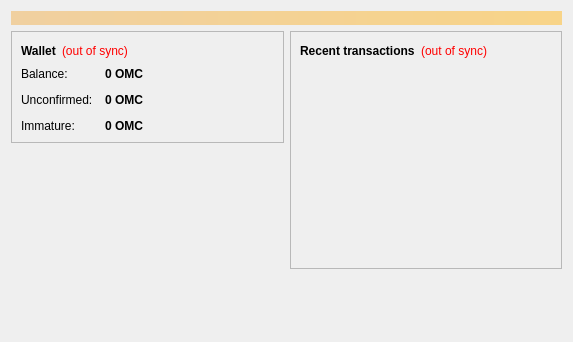
<?xml version="1.0" encoding="UTF-8"?>
<ui version="4.0">
 <class>OverviewPage</class>
 <widget class="QWidget" name="OverviewPage">
  <property name="geometry">
   <rect>
    <x>0</x>
    <y>0</y>
    <width>573</width>
    <height>342</height>
   </rect>
  </property>
  <property name="windowTitle">
   <string>Form</string>
  </property>
  <layout class="QVBoxLayout" name="topLayout">
   <item>
    <widget class="QLabel" name="labelAlerts">
     <property name="visible">
      <bool>false</bool>
     </property>
     <property name="styleSheet">
      <string notr="true">background-color: qlineargradient(x1: 0, y1: 0, x2: 1, y2: 0, stop:0 #F0D0A0, stop:1 #F8D488); color:#000000;</string>
     </property>
     <property name="wordWrap">
      <bool>true</bool>
     </property>
     <property name="margin">
      <number>3</number>
     </property>
    </widget>
   </item>
   <item>
    <layout class="QHBoxLayout" name="horizontalLayout" stretch="1,1">
     <item>
      <layout class="QVBoxLayout" name="verticalLayout_2">
       <item>
        <widget class="QFrame" name="frame">
         <property name="frameShape">
          <enum>QFrame::StyledPanel</enum>
         </property>
         <property name="frameShadow">
          <enum>QFrame::Raised</enum>
         </property>
         <layout class="QVBoxLayout" name="verticalLayout_4">
          <item>
           <layout class="QHBoxLayout" name="horizontalLayout_4">
            <item>
             <widget class="QLabel" name="label_5">
              <property name="font">
               <font>
                <weight>75</weight>
                <bold>true</bold>
               </font>
              </property>
              <property name="text">
               <string>Wallet</string>
              </property>
             </widget>
            </item>
            <item>
             <widget class="QLabel" name="labelWalletStatus">
              <property name="toolTip">
               <string>The displayed information may be out of date. Your wallet automatically synchronizes with the OmniCoin network after a connection is established, but this process has not completed yet.</string>
              </property>
              <property name="styleSheet">
               <string notr="true">QLabel { color: red; }</string>
              </property>
              <property name="text">
               <string notr="true">(out of sync)</string>
              </property>
              <property name="alignment">
               <set>Qt::AlignLeading|Qt::AlignLeft|Qt::AlignVCenter</set>
              </property>
             </widget>
            </item>
            <item>
             <spacer name="horizontalSpacer_2">
              <property name="orientation">
               <enum>Qt::Horizontal</enum>
              </property>
              <property name="sizeHint" stdset="0">
               <size>
                <width>40</width>
                <height>20</height>
               </size>
              </property>
             </spacer>
            </item>
           </layout>
          </item>
          <item>
           <layout class="QFormLayout" name="formLayout_2">
            <property name="fieldGrowthPolicy">
             <enum>QFormLayout::AllNonFixedFieldsGrow</enum>
            </property>
            <property name="horizontalSpacing">
             <number>12</number>
            </property>
            <property name="verticalSpacing">
             <number>12</number>
            </property>
            <item row="0" column="0">
             <widget class="QLabel" name="label">
              <property name="text">
               <string>Balance:</string>
              </property>
             </widget>
            </item>
            <item row="0" column="1">
             <widget class="QLabel" name="labelBalance">
              <property name="font">
               <font>
                <weight>75</weight>
                <bold>true</bold>
               </font>
              </property>
              <property name="cursor">
               <cursorShape>IBeamCursor</cursorShape>
              </property>
              <property name="toolTip">
               <string>Your current balance</string>
              </property>
              <property name="text">
               <string notr="true">0 OMC</string>
              </property>
              <property name="textInteractionFlags">
               <set>Qt::LinksAccessibleByMouse|Qt::TextSelectableByKeyboard|Qt::TextSelectableByMouse</set>
              </property>
             </widget>
            </item>
            <item row="1" column="0">
             <widget class="QLabel" name="label_3">
              <property name="text">
               <string>Unconfirmed:</string>
              </property>
             </widget>
            </item>
            <item row="1" column="1">
             <widget class="QLabel" name="labelUnconfirmed">
              <property name="font">
               <font>
                <weight>75</weight>
                <bold>true</bold>
               </font>
              </property>
              <property name="cursor">
               <cursorShape>IBeamCursor</cursorShape>
              </property>
              <property name="toolTip">
               <string>Total of transactions that have yet to be confirmed, and do not yet count toward the current balance</string>
              </property>
              <property name="text">
               <string notr="true">0 OMC</string>
              </property>
              <property name="textInteractionFlags">
               <set>Qt::LinksAccessibleByMouse|Qt::TextSelectableByKeyboard|Qt::TextSelectableByMouse</set>
              </property>
             </widget>
            </item>
            <item row="2" column="0">
             <widget class="QLabel" name="labelImmatureText">
              <property name="text">
               <string>Immature:</string>
              </property>
             </widget>
            </item>
            <item row="2" column="1">
             <widget class="QLabel" name="labelImmature">
              <property name="font">
               <font>
                <weight>75</weight>
                <bold>true</bold>
               </font>
              </property>
              <property name="toolTip">
               <string>Mined balance that has not yet matured</string>
              </property>
              <property name="text">
               <string notr="true">0 OMC</string>
              </property>
              <property name="textInteractionFlags">
               <set>Qt::LinksAccessibleByMouse|Qt::TextSelectableByKeyboard|Qt::TextSelectableByMouse</set>
              </property>
             </widget>
            </item>
           </layout>
          </item>
         </layout>
        </widget>
       </item>
       <item>
        <spacer name="verticalSpacer">
         <property name="orientation">
          <enum>Qt::Vertical</enum>
         </property>
         <property name="sizeHint" stdset="0">
          <size>
           <width>20</width>
           <height>40</height>
          </size>
         </property>
        </spacer>
       </item>
      </layout>
     </item>
     <item>
      <layout class="QVBoxLayout" name="verticalLayout_3">
       <item>
        <widget class="QFrame" name="frame_2">
         <property name="frameShape">
          <enum>QFrame::StyledPanel</enum>
         </property>
         <property name="frameShadow">
          <enum>QFrame::Raised</enum>
         </property>
         <layout class="QVBoxLayout" name="verticalLayout">
          <item>
           <layout class="QHBoxLayout" name="horizontalLayout_2">
            <item>
             <widget class="QLabel" name="label_4">
              <property name="text">
               <string>&lt;b&gt;Recent transactions&lt;/b&gt;</string>
              </property>
             </widget>
            </item>
            <item>
             <widget class="QLabel" name="labelTransactionsStatus">
              <property name="toolTip">
               <string>The displayed information may be out of date. Your wallet automatically synchronizes with the OmniCoin network after a connection is established, but this process has not completed yet.</string>
              </property>
              <property name="styleSheet">
               <string notr="true">QLabel { color: red; }</string>
              </property>
              <property name="text">
               <string notr="true">(out of sync)</string>
              </property>
              <property name="alignment">
               <set>Qt::AlignRight|Qt::AlignTrailing|Qt::AlignVCenter</set>
              </property>
             </widget>
            </item>
            <item>
             <spacer name="horizontalSpacer">
              <property name="orientation">
               <enum>Qt::Horizontal</enum>
              </property>
              <property name="sizeHint" stdset="0">
               <size>
                <width>40</width>
                <height>20</height>
               </size>
              </property>
             </spacer>
            </item>
           </layout>
          </item>
          <item>
           <widget class="QListView" name="listTransactions">
            <property name="styleSheet">
             <string notr="true">QListView { background: transparent; }</string>
            </property>
            <property name="frameShape">
             <enum>QFrame::NoFrame</enum>
            </property>
            <property name="verticalScrollBarPolicy">
             <enum>Qt::ScrollBarAlwaysOff</enum>
            </property>
            <property name="horizontalScrollBarPolicy">
             <enum>Qt::ScrollBarAlwaysOff</enum>
            </property>
            <property name="selectionMode">
             <enum>QAbstractItemView::NoSelection</enum>
            </property>
           </widget>
          </item>
         </layout>
        </widget>
       </item>
       <item>
        <spacer name="verticalSpacer_2">
         <property name="orientation">
          <enum>Qt::Vertical</enum>
         </property>
         <property name="sizeHint" stdset="0">
          <size>
           <width>20</width>
           <height>40</height>
          </size>
         </property>
        </spacer>
       </item>
      </layout>
     </item>
    </layout>
   </item>
  </layout>
 </widget>
 <resources/>
 <connections/>
</ui>
